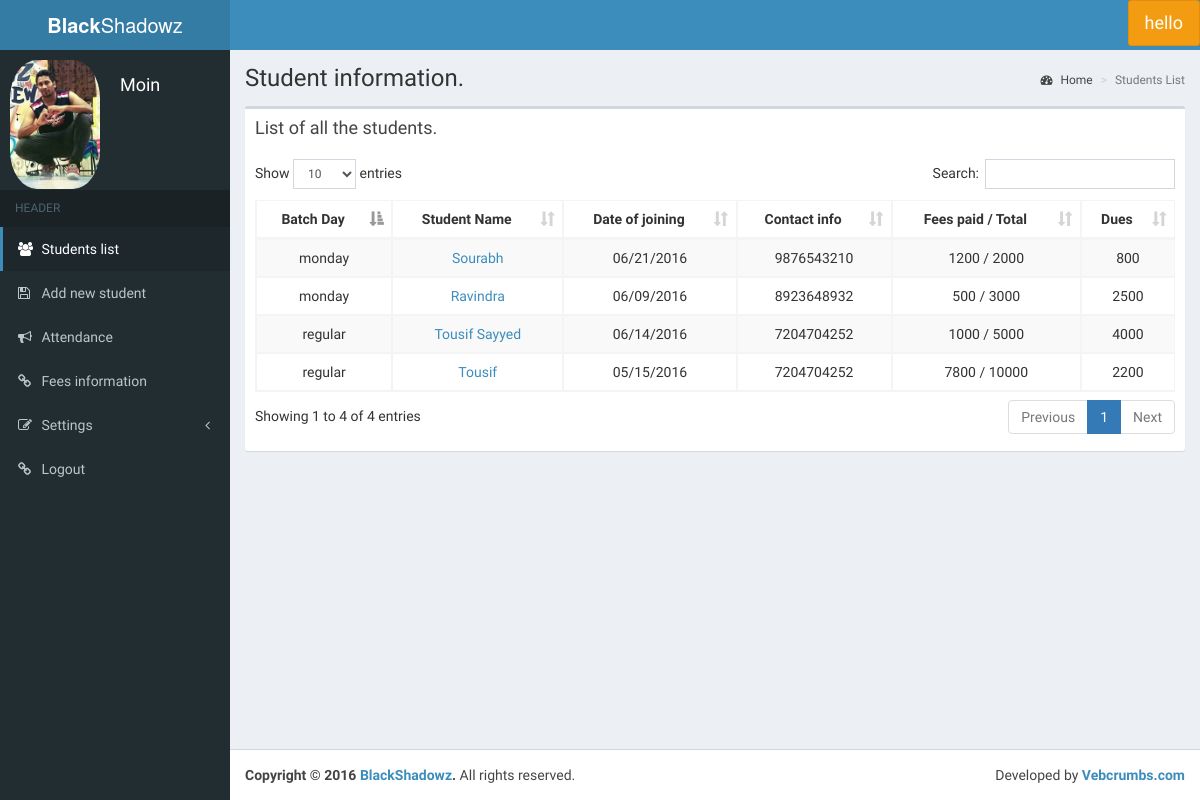
/pages/student/studentlist.php (signed in), run on an earlier commit of the app's database.
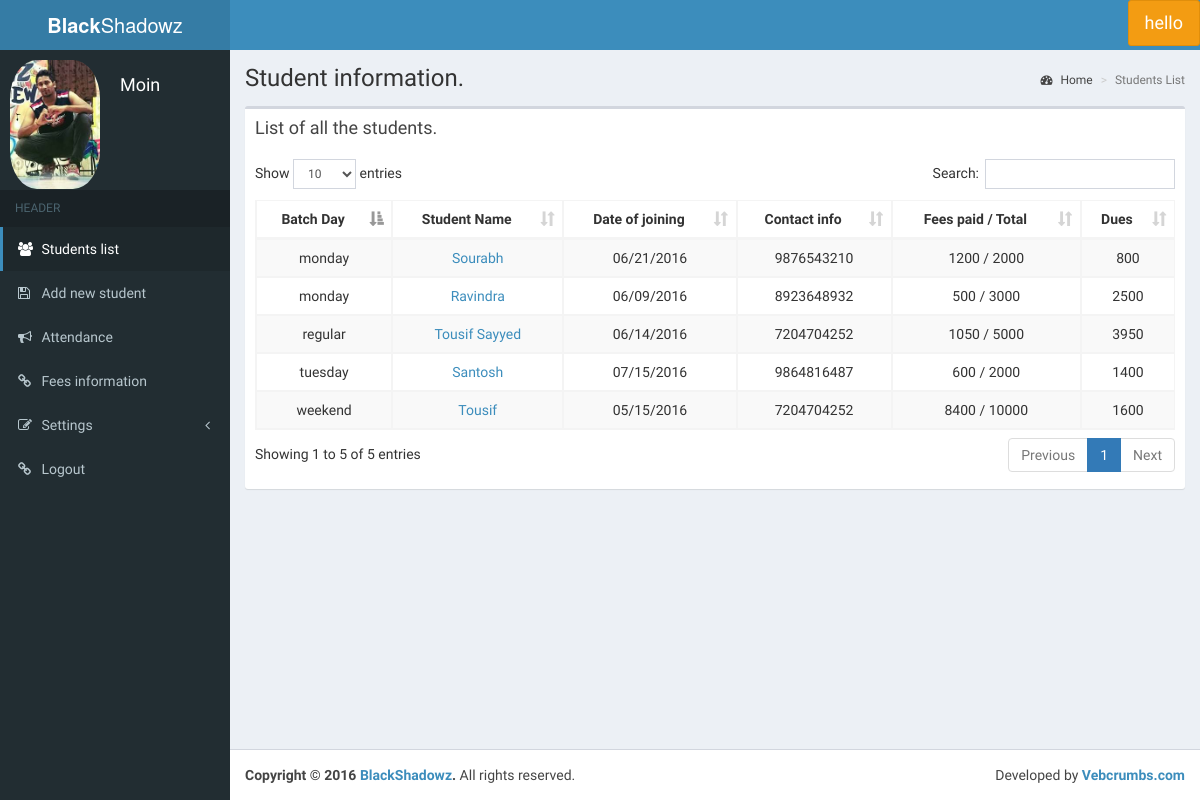
And on a later commit of the database.
### tables this page shows
CREATE TABLE IF NOT EXISTS `student_info` (
`id` int(11) NOT NULL,
  `name` varchar(30) NOT NULL,
  `email` varchar(30) NOT NULL,
  `contact` varchar(30) NOT NULL,
  `age` int(11) NOT NULL,
  `doj` varchar(30) NOT NULL,
  `totalfees` int(11) NOT NULL,
  `feespaid` int(11) NOT NULL,
  `address` varchar(50) NOT NULL,
  `myfile` varchar(30) NOT NULL,
  `batch` varchar(50) NOT NULL,
  `gender` varchar(10) NOT NULL,
  `occupation` varchar(100) NOT NULL
);

### pages/student/studentlist.php (the view, shortened to what this page needs)
<?php
require_once('../include/connect.php');
?>
<!DOCTYPE html>
<html>
<head>
  <link rel="stylesheet" href="../../bootstrap/css/bootstrap.min.css">
  <link rel="stylesheet" href="../../plugins/datepicker/datepicker3.css">
  <link rel="stylesheet" href="../../plugins/datatables/dataTables.bootstrap.css">
  <link rel="stylesheet" href="../../dist/css/AdminLTE.min.css">
    <link rel="stylesheet" href="../../assets/plugins/Font-Awesome/css/font-awesome.css" />
  <link rel="stylesheet" href="../../plugins/ionicons.min.css">
  <link rel="stylesheet" href="../../plugins/font-awesome.min.css">
 <link type="text/css" rel="stylesheet" href="../popup/popModal.css">
  <link rel="stylesheet" href="../../dist/css/skins/_all-skins.min.css">
</head>
<body class="hold-transition skin-blue sidebar-mini fixed">
<div class="wrapper">
  <header class="main-header">
    <a href="../../index2.html" class="logo">
      <span class="logo-lg"><b>Black</b>Shadowz</span>
    </a>
    <nav class="navbar navbar-static-top">
      <button class="btn btn-warning larg pull-right btn-lg">hello</button>
    </nav>
  </header>
  <aside class="main-sidebar">
  <?php include_once '../include/sidebar.php';?>
  </aside>
  <div class="content-wrapper">
    <section class="content-header">
      <h1>
        Student information.
      </h1>
      <ol class="breadcrumb">
        <li><a href="#"><i class="fa fa-dashboard"></i> Home</a></li>
        <li class="active">Students List</li>
      </ol>
    </section>
    <section class="content">
      <div class="row">
        <div class="col-xs-12">
          <div class="box">
            <div class="box-header">
              <h3 class="box-title">List of all the students.</h3>
            </div>
            <div class="box-body">
              <table id="example1" class="table table-bordered table-striped text-center">
                <thead>
                <tr>
                  <th>Batch Day</th>
                  <th>Student Name</th>
                  <th>Date of joining</th>
                  <th>Contact info</th>
                  <th class='text-center'>Fees paid / Total</th>
                  <th>Dues</th>
                </tr>
                </thead>
                <tbody>
                            <?php
$q=mysql_query("select *from student_info order by doj desc");
$num=mysql_num_rows($q);
if($num > 0)
{
	while($row=mysql_fetch_array($q))
	{
		$name=$row['name'];
		$id=$row['id'];
		$batch=$row['batch'];
    	$doj=$row['doj'];
		$contact=$row['contact'];
		$feespaid=$row['feespaid'];
		$totalfees=$row['totalfees'];
		$dues=$row['totalfees']-$row['feespaid'];
		?>
                <tr>
                  <td><?php echo $batch;?></td>
                  <td><a href="viewdetail.php?id=<?php echo $id;?>"><span id="name"><?php echo ucfirst($name);?></span></a></td>
                  <td><?php echo $doj;?></td>
                  <td><?php echo $contact;?></td>
                  <td class="text-center"><?php echo $feespaid." / ".$totalfees;?></td>
                  <td><?php echo $dues;?></td>
                  		<?php
	}
}
?>
                </tr>
                </tbody>
              </table>
            </div>
          </div>
        </div>
      </div>
    </section>
  </div>
  <footer class="main-footer">
    <div class="pull-right hidden-xs">
      Developed by <a href="http://vebcrumbs.com" target="_blank"><b>Vebcrumbs.com</b></a>
    </div>
    <strong>Copyright &copy; 2016 <a href="#">B<span class="text-light-blue">lackShadowz</span></a>.</strong> All rights
    reserved.
  </footer>
</div>
</body>
</html>

### pages/include/sidebar.php (shortened to what this page needs)
<?php
$email = $_SESSION["email"]; ?>
<header>
</header>
<aside class="main-sidebar">
    <section class="sidebar">
        <?php
        $sql = mysql_query("select * from login_info where email='$email'");
        $num = mysql_num_rows($sql);
        if ($num > 0){
        while ($row = mysql_fetch_array($sql))
        {
        ?>
        <div class="user-panel">
            <div style='width:120px;height:120px;' class="pull-left image">
                <img style='max-width:90px ;border-radius:30% ;' src="<?php echo $row['myfile']; ?>" class="img-circle"
                     alt="User Image">
            </div>
            <div style='margin-left:50px;' class="pull-left info">
                <h4><?php echo $row['name']; ?></h4>
                <?php
                }
                }
                ?>
            </div>
        </div>
        <ul class="sidebar-menu">
            <li class="header">HEADER</li>
            <li class='<?php active('studentlist.php'); ?>'><a href="../student/studentlist.php"><i
                        class="fa fa-users"></i> <span>Students list</span></a></li>
            <li class='<?php active('addstudent.php'); ?>'><a href="../student/addstudent.php"><i
                        class="fa fa-save"></i> <span>Add new student</span></a></li>
            <li class='<?php active('attendance.php'); ?>'><a href="../student/attendance.php"><i
                        class="fa fa-bullhorn"></i> <span>Attendance</span></a></li>
            <li><a href="#"><i class="fa fa-link"></i> <span>Fees information</span></a></li>
            <li class='treeview <?php active('changepass.php');
            active('adduser.php'); ?>'>
                <a href="#"><i class="fa fa-edit"></i> <span>Settings</span> <i class="fa fa-angle-left pull-right"></i></a>
            </li>
            <li><a href="../include/logout.php"><i class="fa fa-link"></i> <span>Logout</span></a></li>
        </ul>
    </section>
</aside>

### pages/include/connect.php (shortened to what this page needs)
<?php
function active($pageurl){
	 $pagename=explode('/',strrev($_SERVER['PHP_SELF']));
	 $page = strrev($pagename[0]);
	 if($pageurl==$page)
	 	echo "active";
}
?>

What changed in the data, as far as the page shows it:
added student_info: batch "tuesday", name "Santosh", doj "07/15/2016", contact "9864816487", feespaid "600", totalfees "2000", dues "1400"
changed student_info "regular": feespaid "1000" → "1050"; dues "4000" → "3950"
changed student_info "Tousif": batch "regular" → "weekend"; feespaid "7800" → "8400"; dues "2200" → "1600"
Also different on the page:
text written by a page script: "Show entries Search: Showing 1 to 4 of 4 entries Previous 1 Next" → "Show entries Search: Showing 1 to 5 of 5 entries Previous 1 Next"
